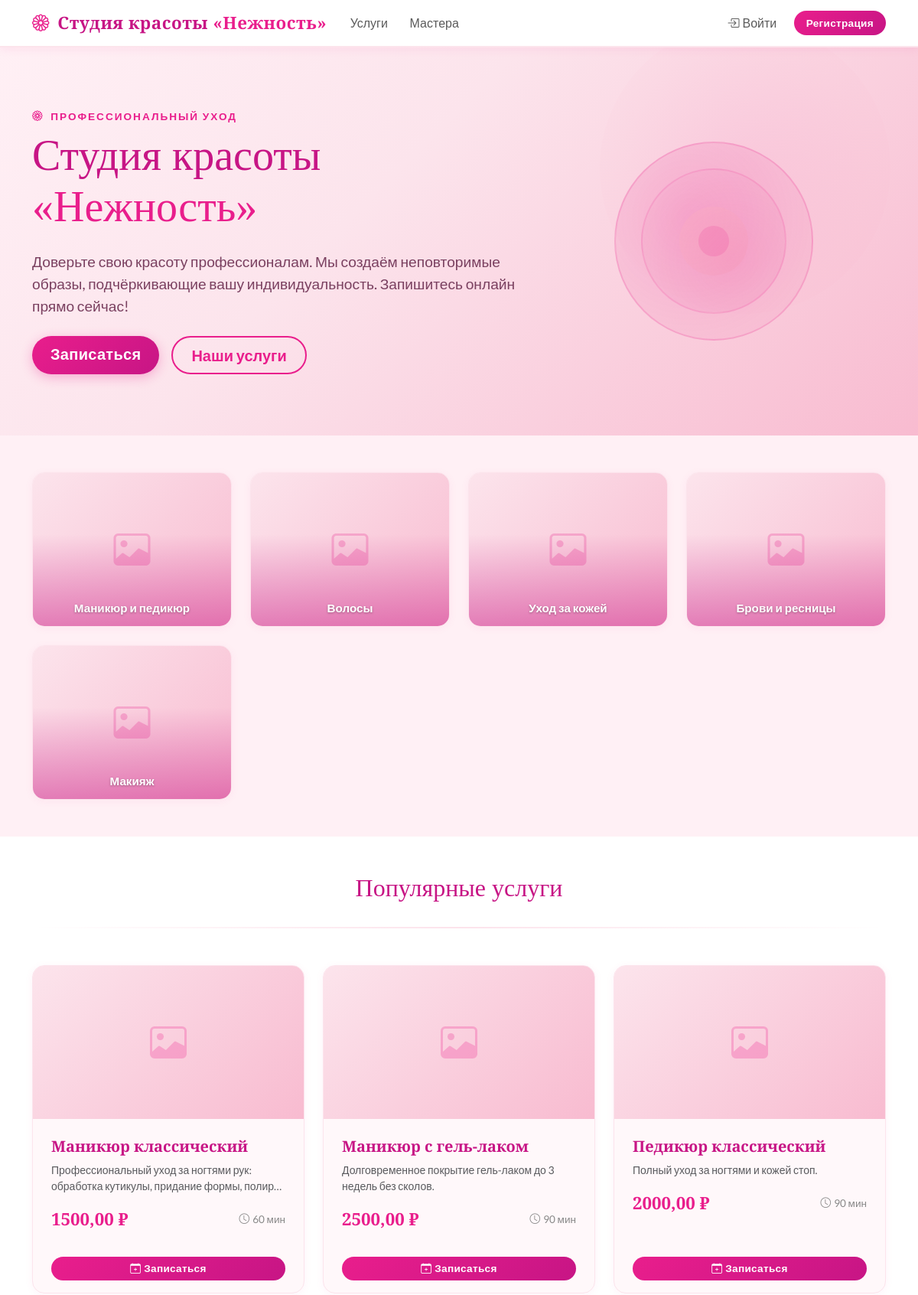
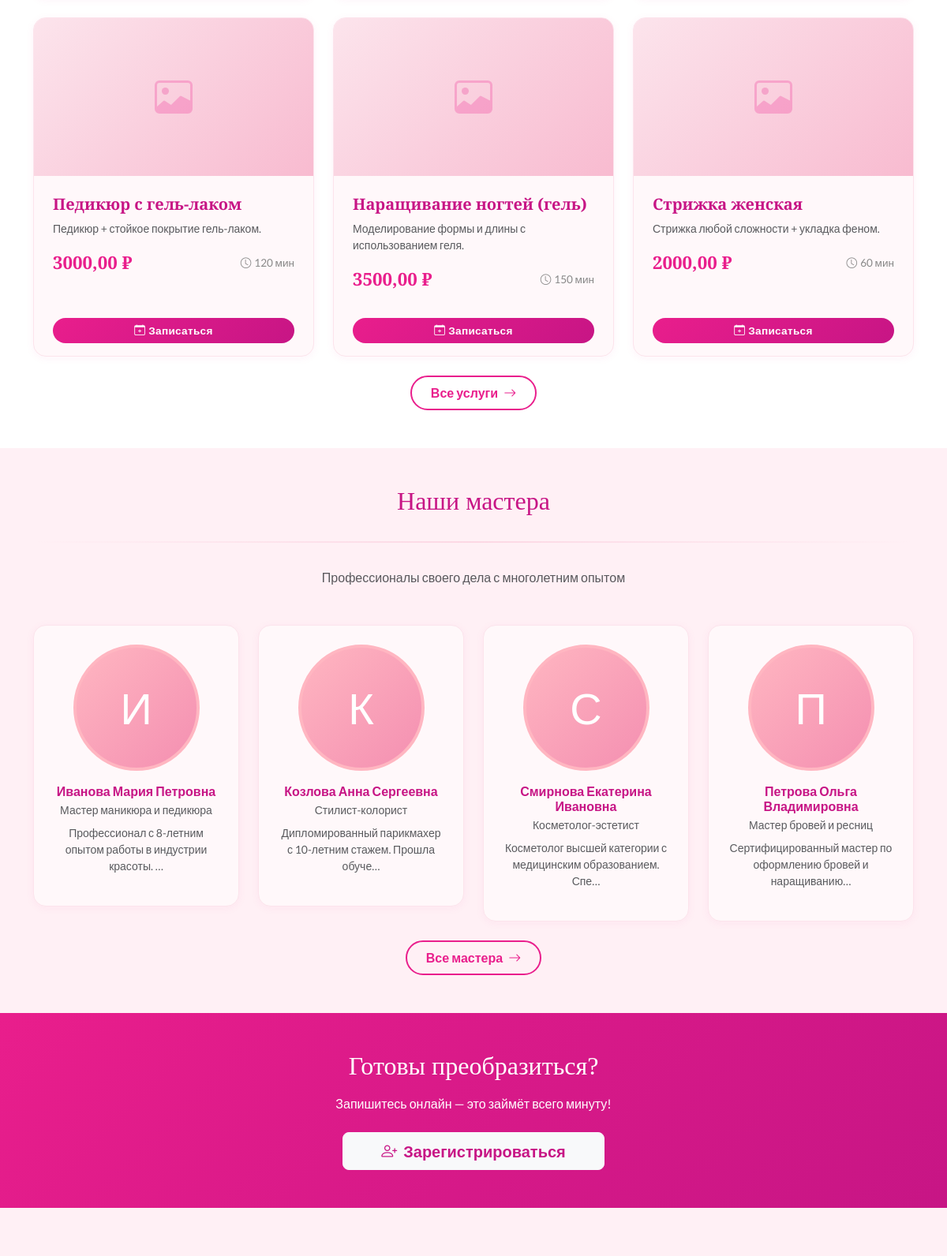
The page / (upper part) on the database its author committed (2 pictures, top to bottom).
### apps/masters/models.py (models this page shows, shortened)
class Service(models.Model):
    CATEGORY_MANICURE = 'manicure'
    CATEGORY_HAIR = 'hair'
    CATEGORY_SKIN = 'skin'
    CATEGORY_BROWS = 'brows'
    CATEGORY_MAKEUP = 'makeup'
    CATEGORY_OTHER = 'other'
    CATEGORY_CHOICES = [
        (CATEGORY_MANICURE, 'Маникюр и педикюр'),
        (CATEGORY_HAIR, 'Волосы'),
        (CATEGORY_SKIN, 'Уход за кожей'),
        (CATEGORY_BROWS, 'Брови и ресницы'),
        (CATEGORY_MAKEUP, 'Макияж'),
        (CATEGORY_OTHER, 'Другое'),
    ]
    name = models.CharField('Название услуги', max_length=200)
    category = models.CharField('Категория', max_length=20, choices=CATEGORY_CHOICES, default=CATEGORY_OTHER)
    photo = models.ImageField('Фото услуги', upload_to='services/', blank=True, null=True)
    duration_minutes = models.PositiveIntegerField('Длительность (мин)')
    price = models.DecimalField('Цена', max_digits=10, decimal_places=2)
    description = models.TextField('Описание', blank=True)
    is_active = models.BooleanField('Активна', default=True)
    class Meta:
        verbose_name = 'Услуга'
        verbose_name_plural = 'Услуги'

class Master(models.Model):
    full_name = models.CharField('ФИО', max_length=200)
    specialization = models.CharField('Специализация', max_length=200)
    photo = models.ImageField('Фото', upload_to='masters/', blank=True, null=True)
    services = models.ManyToManyField(Service, through='MasterService', verbose_name='Услуги')
    bio = models.TextField('О мастере', blank=True)
    is_active = models.BooleanField('Активен', default=True)
    class Meta:
        verbose_name = 'Мастер'
        verbose_name_plural = 'Мастера'

### apps/clients/views.py (the view)
# urls.py: path('', views.home, name='home'),
def home(request):
    services = Service.objects.filter(is_active=True)[:6]
    masters = Master.objects.filter(is_active=True)[:4]
    categories_order = [c[0] for c in Service.CATEGORY_CHOICES]
    category_cards = []
    for cat in categories_order:
        svc = Service.objects.filter(is_active=True, category=cat).first()
        if svc:
            category_cards.append(svc)
    return render(request, 'client/home.html', {
        'services': services,
        'masters': masters,
        'category_cards': category_cards,
    })

### templates/client/home.html (shortened to what this page needs)
{% extends 'base.html' %}
{% block content %}
<section class="hero">
    <div class="container">
        <div class="row align-items-center">
            <div class="col-lg-7">
                <p class="text-uppercase fw-bold mb-2" style="color: var(--pink-primary); letter-spacing: 2px; font-size: 0.85rem;">
                    <i class="bi bi-flower1 me-1"></i> Профессиональный уход
                </p>
                <h1 class="mb-4">
                    Студия красоты<br>
                    <span style="color: var(--pink-primary);">«Нежность»</span>
                </h1>
                <p class="mb-4">
                    Доверьте свою красоту профессионалам. Мы создаём неповторимые образы,
                    подчёркивающие вашу индивидуальность. Запишитесь онлайн прямо сейчас!
                </p>
                <div class="d-flex flex-wrap gap-3">
                    {% if user.is_authenticated %}
                    <a href="/bookings/book/" class="btn btn-pink btn-lg">
                        Записаться
                    </a>
                    {% else %}
                    <a href="/register/" class="btn btn-pink btn-lg">
                        Записаться
                    </a>
                    {% endif %}
                    <a href="/services/" class="btn btn-pink-outline btn-lg">
                        Наши услуги
                    </a>
                </div>
            </div>
            <div class="col-lg-5 text-center mt-5 mt-lg-0">
                <div style="position: relative; width: 260px; height: 260px; margin: auto;">
                    <div style="position: absolute; inset: 0; border-radius: 50%; background: radial-gradient(circle at 38% 38%, rgba(233,30,140,0.18), rgba(244,143,177,0.06)); border: 2px solid rgba(233,30,140,0.18);"></div>
                    <div style="position: absolute; inset: 35px; border-radius: 50%; background: radial-gradient(circle at 62% 62%, rgba(233,30,140,0.13), transparent); border: 2px solid rgba(233,30,140,0.12);"></div>
                    <div style="position: absolute; inset: 85px; border-radius: 50%; background: linear-gradient(135deg, var(--pink-light), var(--pink-accent)); opacity: 0.28;"></div>
                    <div style="position: absolute; inset: 110px; border-radius: 50%; background: var(--pink-primary); opacity: 0.15;"></div>
                </div>
            </div>
        </div>
    </div>
</section>
{% if category_cards %}
<section class="py-5">
    <div class="container">
        <div class="row g-4 text-center">
            {% for svc in category_cards %}
            <div class="col-6 col-md-3">
                <a href="/services/?category={{ svc.category }}" class="text-decoration-none">
                    <div class="card service-card overflow-hidden h-100">
                        <div style="height:200px; position:relative; overflow:hidden; background:linear-gradient(135deg,#fce4ec,#f8bbd0);">
                            {% if svc.photo %}
                            <img src="{{ svc.photo.url }}" alt="{{ svc.get_category_display }}"
                                 style="width:100%;height:100%;object-fit:cover;object-position:center;">
                            {% else %}
                            <div style="width:100%;height:100%;display:flex;align-items:center;justify-content:center;">
                                <i class="bi bi-image" style="font-size:3rem;color:rgba(233,30,140,0.25);"></i>
                            </div>
                            {% endif %}
                            <div style="position:absolute;inset:0;background:linear-gradient(180deg,transparent 40%,rgba(199,21,133,0.45) 100%);"></div>
                            <div style="position:absolute;bottom:0;left:0;right:0;padding:0.75rem;color:white;text-align:center;">
                                <div style="font-weight:700;font-size:0.95rem;text-shadow:0 1px 3px rgba(0,0,0,0.3);">{{ svc.get_category_display }}</div>
                            </div>
                        </div>
                    </div>
                </a>
            </div>
            {% endfor %}
        </div>
    </div>
</section>
{% endif %}
{% if services %}
<section class="py-5" style="background: white;">
    <div class="container">
        <div class="text-center mb-5">
            <h2 style="color: var(--pink-dark);">Популярные услуги</h2>
            <hr class="divider-pink">
        </div>
        <div class="row g-4">
            {% for service in services %}
            <div class="col-md-4">
                <div class="card service-card h-100 overflow-hidden">
                    {% if service.photo %}
                    <img src="{{ service.photo.url }}" alt="{{ service.name }}"
                         style="width:100%; height:200px; object-fit:cover; object-position:center; display:block;">
                    {% else %}
                    <div style="height:200px; background: linear-gradient(135deg, #fce4ec, #f8bbd0); display:flex; align-items:center; justify-content:center;">
                    </div>
                    {% endif %}
                    <div class="card-body p-4">
                        <h5 class="card-title fw-bold" style="color: var(--pink-dark);">{{ service.name }}</h5>
                        {% if service.description %}
                        <p class="card-text text-muted small">{{ service.description|truncatechars:80 }}</p>
                        {% endif %}
                        <div class="d-flex justify-content-between align-items-center mt-3">
                            <span class="service-price">{{ service.price }} ₽</span>
                            <span class="service-duration">
                                <i class="bi bi-clock me-1"></i>{{ service.duration_minutes }} мин
                            </span>
                        </div>
                    </div>
                    <div class="card-footer bg-transparent border-0 pb-3 px-4">
                        <a href="/bookings/book/?service={{ service.pk }}" class="btn btn-pink btn-sm w-100">
                            <i class="bi bi-calendar-plus me-1"></i>Записаться
                        </a>
                    </div>
                </div>
            </div>
            {% endfor %}
        </div>
        <div class="text-center mt-4">
            <a href="/services/" class="btn btn-pink-outline">Все услуги <i class="bi bi-arrow-right ms-1"></i></a>
        </div>
    </div>
</section>
{% endif %}
{% if masters %}
<section class="py-5">
    <div class="container">
        <div class="text-center mb-5">
            <h2 style="color: var(--pink-dark);">Наши мастера</h2>
            <hr class="divider-pink">
            <p class="text-muted">Профессионалы своего дела с многолетним опытом</p>
        </div>
        <div class="row g-4 justify-content-center">
            {% for master in masters %}
            <div class="col-md-3">
                <div class="card text-center p-4">
                    <div class="mb-3">
                        {% if master.photo %}
                        <img src="{{ master.photo.url }}" class="master-avatar mx-auto d-block" alt="{{ master.full_name }}">
                        {% else %}
                        <div class="master-avatar-placeholder">
                            {{ master.full_name|slice:":1" }}
                        </div>
                        {% endif %}
                    </div>
                    <h6 class="fw-bold mb-1" style="color: var(--pink-dark);">{{ master.full_name }}</h6>
                    <p class="text-muted small mb-2">{{ master.specialization }}</p>
                    {% if master.bio %}
                    <p class="small text-muted">{{ master.bio|truncatechars:60 }}</p>
                    {% endif %}
                </div>
            </div>
            {% endfor %}
        </div>
        <div class="text-center mt-4">
            <a href="/masters/" class="btn btn-pink-outline">Все мастера <i class="bi bi-arrow-right ms-1"></i></a>
        </div>
    </div>
</section>
{% endif %}
<section class="py-5" style="background: linear-gradient(135deg, var(--pink-primary), var(--pink-dark)); color: white;">
    <div class="container text-center">
        <h2 style="font-family: 'Playfair Display', serif;" class="mb-3">Готовы преобразиться?</h2>
        <p class="mb-4 opacity-90">Запишитесь онлайн — это займёт всего минуту!</p>
        {% if user.is_authenticated %}
        <a href="/bookings/book/" class="btn btn-light btn-lg px-5" style="color: var(--pink-dark); font-weight: 700;">
            <i class="bi bi-calendar-plus me-2"></i>Записаться сейчас
        </a>
        {% else %}
        <a href="/register/" class="btn btn-light btn-lg px-5" style="color: var(--pink-dark); font-weight: 700;">
            <i class="bi bi-person-plus me-2"></i>Зарегистрироваться
        </a>
        {% endif %}
    </div>
</section>
{% endblock %}

### templates/base.html (style rules this page uses)
:root { --pink-lightest: #fff0f5; --pink-light: #ffb6c1; --pink-medium: #ff69b4; --pink-primary: #e91e8c; --pink-dark: #c71585; --pink-card: #fff8fa; --pink-accent: #f48fb1; --pink-border: #fce4ec; }
* { box-sizing: border-box; }
body { background-color: var(--pink-lightest); font-family: 'Lato', sans-serif; color: #4a4a4a; min-height: 100vh; }
h1, h2, h3, h4, h5, .display-font { font-family: 'Playfair Display', serif; }
.btn-pink { background: linear-gradient(135deg, var(--pink-primary), var(--pink-dark)); color: #fff; border: none; border-radius: 30px; padding: 0.5rem 1.5rem; font-weight: 600; letter-spacing: 0.3px; transition: all 0.3s ease; box-shadow: 0 4px 15px rgba(233, 30, 140, 0.3); }
.btn-pink-outline { border: 2px solid var(--pink-primary); color: var(--pink-primary); border-radius: 30px; padding: 0.5rem 1.5rem; font-weight: 600; background: transparent; transition: all 0.3s ease; }
.btn-sm.btn-pink { padding: 0.35rem 1rem; font-size: 0.85rem; box-shadow: none; }
.card { border: 1px solid var(--pink-border); border-radius: 16px; background: var(--pink-card); box-shadow: 0 2px 12px rgba(233, 30, 140, 0.05); transition: box-shadow 0.3s; }
.hero { background: linear-gradient(135deg, #fff0f5 0%, #fce4ec 40%, #f8bbd0 100%); padding: 5rem 0; position: relative; overflow: hidden; }
.hero::before { content: ''; position: absolute; width: 380px; height: 380px; border-radius: 50%; background: radial-gradient(circle, rgba(233,30,140,0.06) 0%, rgba(244,143,177,0.04) 60%, transparent 100%); right: 3%; top: -2rem; }
.hero h1 { font-size: 3.5rem; color: var(--pink-dark); line-height: 1.2; }
.hero p { font-size: 1.2rem; color: #7a4060; }
.service-card { border-radius: 16px; overflow: hidden; transition: transform 0.3s ease; }
.service-price { font-family: 'Playfair Display', serif; font-size: 1.4rem; color: var(--pink-primary); font-weight: 700; }
.service-duration { font-size: 0.85rem; color: #888; }
.master-avatar-placeholder { width: 160px; height: 160px; border-radius: 50%; background: linear-gradient(135deg, var(--pink-light), var(--pink-accent)); display: flex; align-items: center; justify-content: center; font-size: 3.5rem; color: white; border: 4px solid var(--pink-light); margin: 0 auto; }
.divider-pink { border: none; height: 2px; background: linear-gradient(to right, transparent, var(--pink-accent), transparent); margin: 2rem 0; }
body:not(.modal-open) { overflow-y: auto !important; padding-right: 0 !important; }

### rows shown on the page
Service: category "Маникюр и педикюр", name "Маникюр классический", description "Профессиональный уход за ногтями рук: обработка кутикулы, придание формы, полир…", price "1500,00", duration_minutes "60"
Service: category "Волосы", name "Стрижка женская", description "Стрижка любой сложности + укладка феном.", price "2000,00", duration_minutes "60"
Service: category "Уход за кожей"
Service: category "Брови и ресницы"
Service: category "Макияж"
Service: name "Маникюр с гель-лаком", description "Долговременное покрытие гель-лаком до 3 недель без сколов.", price "2500,00", duration_minutes "90"
Service: name "Педикюр классический", description "Полный уход за ногтями и кожей стоп.", price "2000,00", duration_minutes "90"
Service: name "Педикюр с гель-лаком", description "Педикюр + стойкое покрытие гель-лаком.", price "3000,00", duration_minutes "120"
Service: name "Наращивание ногтей (гель)", description "Моделирование формы и длины с использованием геля.", price "3500,00", duration_minutes "150"
Master: full_name "И", full_name "Иванова Мария Петровна", specialization "Мастер маникюра и педикюра", bio "Профессионал с 8-летним опытом работы в индустрии красоты. …"
Master: full_name "К", full_name "Козлова Анна Сергеевна", specialization "Стилист-колорист", bio "Дипломированный парикмахер с 10-летним стажем. Прошла обуче…"
Master: full_name "С", full_name "Смирнова Екатерина Ивановна", specialization "Косметолог-эстетист", bio "Косметолог высшей категории с медицинским образованием. Спе…"
Master: full_name "П", full_name "Петрова Ольга Владимировна", specialization "Мастер бровей и ресниц", bio "Сертифицированный мастер по оформлению бровей и наращиванию…"
